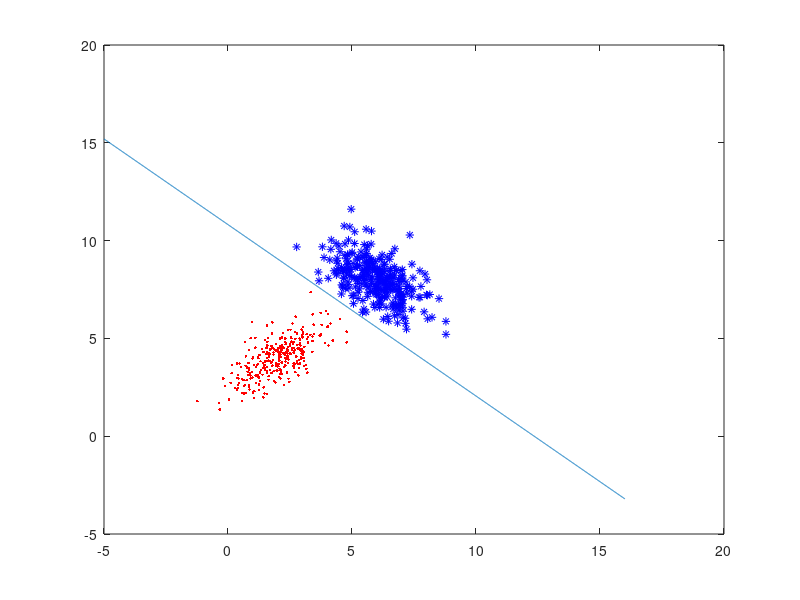

MATLAB code to generate this figure:
load data
x = boydatatest(:, 1:2);
y = [ones(300, 1)', -ones(300, 1)']';
w = [1, 1];
lr = 0.25;
k = 0;
b = 1;
flag = 1;
while(flag==1)
    for i = 1:600
        if(y(i, :)*(w*x(i, :)'+b))<=0
            k = k + 1;
            w = w + lr*y(i, :)*x(i, :);
            b = b + lr*y(i, :);
            break;
        else
            if(i==600)
                flag=0;
            end
        end
    end
end


plot(x(1:300, 1), x(1:300, 2), 'r.');
hold on
plot(x(301:600, 1), x(301:600, 2), 'b*');
X = [-5:0.01:16]; 
Y = -w(1)*X/w(2)-b/w(2);
plot(X, Y);